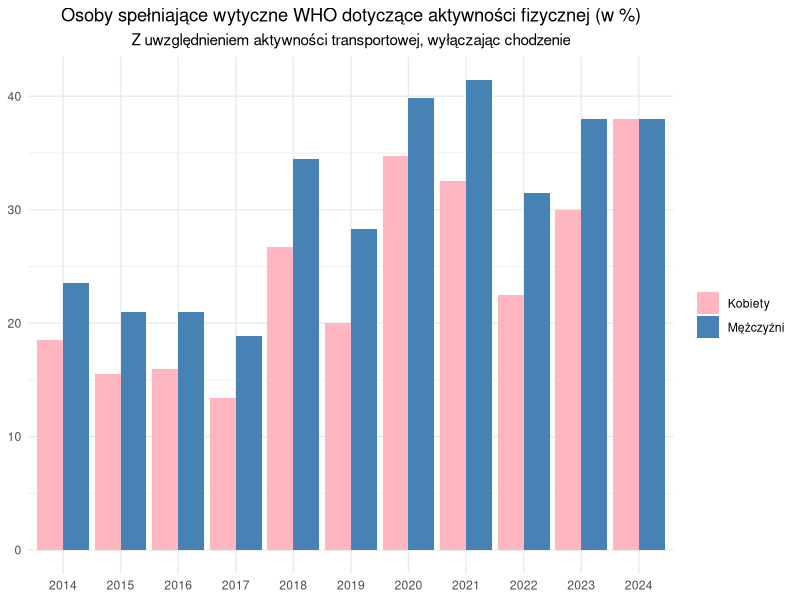

R code for this plot: (Note: this script raises an error after producing the figure.)
df <- read.csv("who.csv")
df <- df[,-c(4,5)]
library(dplyr)
library(ggplot2)
library(tidyr)
library(stringr) 

df <- df %>%
  pivot_longer(
    cols = c(male,female),
    names_to = "gender",
    values_to = "percentage"
  )

ggplot(df, aes(x = factor(year), y = percentage, fill = gender)) +
  geom_col(position = "dodge") +
  scale_fill_manual(
    values = c("male" = "steelblue", "female" = "lightpink"),
    labels = c("male" = "Mężczyźni", "female" = "Kobiety")
  ) +
  labs(
    title = "Osoby spełniające wytyczne WHO dotyczące aktywności fizycznej (w %)",
    subtitle = "Z uwzględnieniem aktywności transportowej, wyłączając chodzenie",
    x = NULL,
    y = NULL,
    fill = NULL 
  ) +
  theme_minimal() + 
  theme(plot.title = element_text(hjust = 0.5),plot.subtitle=element_text(hjust=0.5))


df2 <- read.csv("sport.csv",sep=";")
df2 <- df2[,-1]


df_long <- df2 %>%
  pivot_longer(
    cols = -Nazwa,
    names_to = "sport_code",
    values_to = "value"
  ) %>%
  mutate(
    year = str_extract(sport_code, "\\d{4}")  # Extract 4-digit years
  )


df_wide <- df_long %>%
  mutate(sport_main = str_extract(sport_code, "^[^.]+")) %>%
  # Remove duplicates if any exist
  distinct(Nazwa, year, sport_main, .keep_all = TRUE) %>%
  pivot_wider(
    names_from = sport_main,
    values_from = value,
    id_cols = c(Nazwa, year)
  )

df_clean <- df_wide %>%
  select(-1, -last_col()) %>%    
  rename(sportmotorowy = sport) %>%         
  slice(-n()) 


library(ggplot2)

# Line plot with years on x-axis, numbers on y-axis, and sports as colored lines
ggplot(df_clean, aes(x = year, y = value, color = xyz, group = xyz)) +
  geom_line(linewidth = 1) +
  geom_point(size = 2) +
  labs(
    title = "Sports Participation Over Time",
    x = "Year",
    y = "Number of Participants", 
    color = "Sport"
  ) +
  theme_minimal() +
  theme(legend.position = "right")


df_long2 <- df_clean %>%
  pivot_longer(
    cols = -year,  # Keep year column as identifier
    names_to = "sport",
    values_to = "participants"
  )

library(patchwork)


plot1 <- df_long2 %>%
  filter(sport %in% c("lekkoatletyka", "strzelectwo", "tenis")) %>%
  ggplot(aes(x = year, y = participants, color = sport, group = sport)) +
  geom_line(linewidth = 1) +
  geom_point(size = 2) +
  labs(
    title = "Liczba trenujących w sekcjach sportowych na przestrzeni lat",
    x = NULL,
    y = NULL,
    color = NULL
  ) +
  theme_minimal() + 
  theme(plot.title = element_text(hjust = 0.5),plot.subtitle=element_text(hjust=0.5))


library(RColorBrewer)

# Filter first
df_filtered <- df_long2 %>%
  filter(!sport %in% c("lekkoatletyka", "strzelectwo", "tenis")) %>%
  mutate(year = as.numeric(year))
# Get palette for *filtered* sports only
sports <- sort(unique(df_filtered$sport))
base_cols <- brewer.pal(length(sports), "Paired")
names(base_cols) <- sports

# Override the color for the one sport
base_cols["sportmotorowy"] <- "black"
base_cols["badminton"] <- "white"
base_cols["kulturystyka"] <- "darkred"

plot2 <- df_filtered %>%
  ggplot(aes(x = year, y = participants, color = sport)) +
  geom_line(linewidth = 1,alpha=0.9) +
  geom_point(size = 2,alpha=0.85) +
  scale_color_manual(values = base_cols) +
  theme_dark() +
  labs(x = NULL, y = NULL, color = NULL)
 
plot1 / plot2



dftemp <- df_long2 %>%
  filter(year==1999 | year==2018) %>% 
  pivot_wider(
    names_from = year,
    values_from = participants
  ) %>%
  drop_na() %>%
  mutate(change=(`2018`-`1999`)/`1999`*100) 

ggplot(dftemp,aes(x=reorder(sport,change),y=change,fill=change)) +
  geom_bar(stat="identity",color = "black") + 
  theme_minimal() + 
  coord_flip() + 
  labs(x=NULL,y=NULL,title="% zmiana popularności danego sportu między 1999,a 2018")


  
dft <- data.frame(
  sport = c("piłka nożna","siatkówka","pływanie","karate","strzelectwo","lekkoatletyka","koszykówka","piłka ręczna","tenis stołowy","sporty walki pozostałe","inne"),
  pct =  c(39.4,6.5,4.3,4.3,3.7,3.7,3.7,3.4,2.4,6.9,21.7)
)

# Create waffle data
total_squares <- 100  # total squares in the grid
dft <- dft %>%
  mutate(squares = round(pct / sum(pct) * total_squares))

# Expand into individual squares
waffle_data <- dft %>%
  uncount(squares) %>%  # replicate rows
  mutate(id = row_number())

# Compute grid positions
ncol <- 10
waffle_data <- waffle_data %>%
  mutate(x = (id - 1) %% ncol + 1,
         y = (id - 1) %/% ncol + 1)

# Plot
ggplot(waffle_data, aes(x = x, y = y, fill = sport)) +
  geom_tile(color = "white") +
  scale_y_reverse() +  # optional: start from top
  theme_minimal() +
  labs(title = "Participation in Sports in Poland", x = NULL, y = NULL) +
  theme(axis.text = element_blank(),
        axis.ticks = element_blank(),
        panel.grid = element_blank())


# Multiply percentages by 10 to get ~1000 people
dft <- dft %>%
  mutate(total_people = pct * 10)

# Expand into individual “people”
people_df <- dft %>%
  uncount(total_people) %>%
  mutate(id = row_number())

ncol <- 40

# Create grid positions
people_df <- people_df %>%
  mutate(
    x = (id - 1) %% ncol + 1,
    y = (id - 1) %/% ncol + 1
  )

# Plot
ggplot(people_df, aes(x = x, y = -y, color = sport)) +  # -y for top row first
  geom_text(label = "\U1F464", size = 6) +             # bigger emoji
  scale_x_continuous(expand = c(0,0), limits = c(0.5, ncol + 0.5)) +
  scale_y_continuous(expand = c(0,0), limits = c(-max(people_df$y) - 0.5, 0.5)) +
  coord_fixed() +
  theme_void() +
  labs(title = "Ćwiczący w klubach według sportu") +
  theme(
    legend.position = "right",
    plot.title = element_text(hjust = 0.5)
  )








